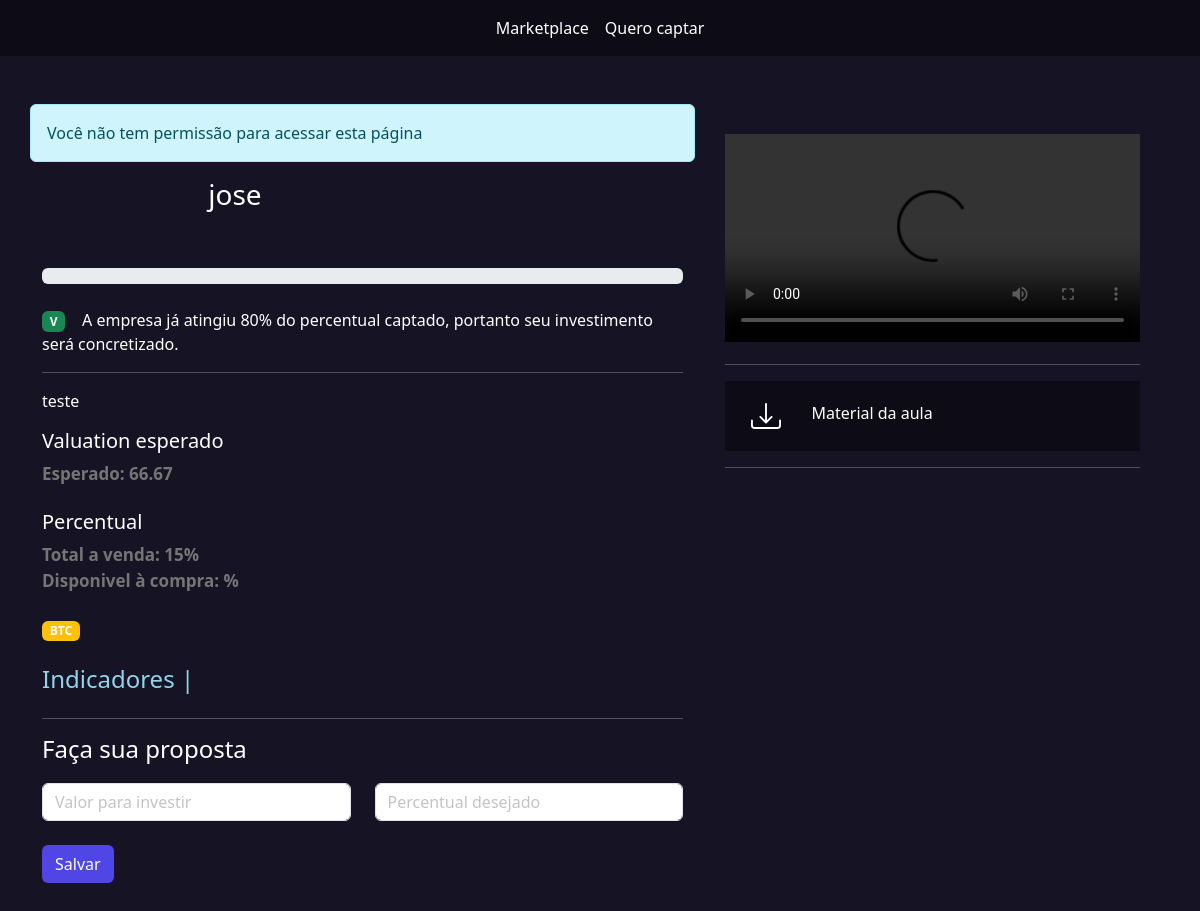
Screenshot of /investidores/ver_empresa/2 with the database file from the repository.
### empresarios/models.py (models this page shows, shortened)
class Empresas(models.Model):
    tempo_existencia_choices = (
    ('-6', 'Menos de 6 meses'),
    ('+6', 'Mais de 6 meses'),
    ('+1', 'Mais de 1 ano'),
    ('+5', 'Mais de 5 anos')
    )
    estagio_choices = (
    ('I', 'Tenho apenas uma idea'),
    ('MVP', 'Possuo um MVP'),
    ('MVPP', 'Possuo um MVP com clientes pagantes'),
    ('E', 'Empresa pronta para escalar'),
    )
    area_choices = (
    ('ED', 'Ed-tech'),
    ('FT', 'Fintech'),
    ('AT', 'Agrotech'),
    )
    user = models.ForeignKey(User, on_delete=models.DO_NOTHING)
    nome = models.CharField(max_length=50)
    cnpj = models.CharField(max_length=30)
    site = models.URLField()
    tempo_existencia = models.CharField(max_length=2, choices=tempo_existencia_choices, default='-6')
    descricao = models.TextField()
    data_final_captacao = models.DateField()
    percentual_equity = models.IntegerField() # Percentual esperado
    estagio = models.CharField(max_length=4, choices=estagio_choices, default='I')
    area = models.CharField(max_length=3, choices=area_choices)
    publico_alvo = models.CharField(max_length=3)
    valor = models.DecimalField(max_digits=9, decimal_places=2) # Valor total a ser vendido
    pitch = models.FileField(upload_to='pitchs')
    logo = models.FileField(upload_to='logo')
    @property
    def valuation(self):
       soma = (100 * self.valor) / self.percentual_equity
       return f'{soma:.2f}'

class Documento(models.Model):
    empresa = models.ForeignKey(Empresas, on_delete=models.DO_NOTHING)
    titulo = models.CharField(max_length=30)
    arquivo = models.FileField(upload_to='documentos')

### investidores/views.py (the view)
# urls.py: path('ver_empresa/<int:id>', views.ver_empresa, name='ver_empresa'),
def ver_empresa(request, id):
    empresa = Empresas.objects.get(id=id)
    documentos = Documento.objects.filter(empresa=empresa)
    metricas = Metricas.objects.filter(empresa=empresa)
    if empresa.user != request.user:
        messages.add_message(request, messages.INFO, 'Você não tem permissão para acessar esta página')
    return render(request, 'ver_empresa.html', {'empresa': empresa, 'documentos': documentos, 'metricas': metricas})

### investidores/templates/ver_empresa.html (shortened to what this page needs)
{% extends "base.html" %}
{% load static %}
{% block 'head' %}
	<link rel="stylesheet" href="{% static 'empresarios/css/listar_empresas.css' %}">
	<link rel="stylesheet" href="{% static 'empresarios/css/empresa.css' %}">
	<link rel="stylesheet" href="{% static 'usuarios/css/usuarios.css' %}">
{% endblock 'head' %}
{% block 'body' %}
    {% include "partials/barra_navegacao.html" %}
    <br><br>
    <div class="container">
        <div class="row">
            <div class="col-md-7">
                <div class="row">
                    {% if messages %}
                        {% for message in messages %}
                            <section class="alert {{message.tags}}">
                                {{message}}
                            </section>
                        {% endfor %}
                    {% endif %}
                    <div class="col-md-3">
                    </div>
                    <div class="col-md">
                        <h3>{{empresa.nome}}</h3>
                    </div>
                </div>
                <br><br>
                <div class="progress" wtyle="80%">
                </div>
                <br>
                    <span class="badge bg-success">V</span><span>&nbsp &nbsp A empresa já atingiu 80% do percentual captado, portanto seu investimento será concretizado.</span>
                <hr>
                <p>{{empresa.descricao}}</p>
                <div class="col-md">
                    <h5>Valuation esperado</h5>
                    <span class="sub-fonte">Esperado: {{empresa.valuation}}</span>
                    <br>
                    <br>
                    <h5>Percentual</h5>
                    <span class="sub-fonte">Total a venda: {{empresa.percentual_equity}}%</span>
                    <br>
                    <span class="sub-fonte">Disponivel à compra: %</span>
                </div>
                <br>
                <span class="badge bg-warning">{{empresa.publico_alvo}}</span>
                <br><br>
                <h4 style="color: #92D5EB">Indicadores |</h4>
                <hr>
                <div class="row">
                    <h4>Faça sua proposta</h4>
                    <br><br>
                    <div class="col-md">
                        <form action="" method="POST"> {% csrf_token %}
                            <input type="number" name="valor" class="form-control" placeholder="Valor para investir">
                            <br>
                            <input type="submit" class="btn btn-indigo-normal" value="Salvar">
                    </div>
                    <div class="col-md">
                            <input type="number" name="percentual" class="form-control" placeholder="Percentual desejado">
                    </div>
                </div>
            </div>
            <div class="col-md-5 intereses-investimentos">
                <video name='demo' controls autoplay width='100%'>
                    <source src="{{empresa.pitch.url}}" type="video/mp4"></source>
                </video>
                <hr>
                   {% for doc in documentos %}
                    <div class="list_documentos">
                        <div class="row">
                            <div class="col-md-2" style="text-align: center">
                                <a href="{{doc.arquivo.url}}">
                                </a>
                            </div>
                            <div class="col-md-6">{{doc.titulo}}</div>
                            <div class="col-md-4" style="text-align: right;">
                            </div>
                        </div>
                    </div>
                    <hr>
                    {% endfor %}
            </div>
        </div>
    </div>
    <br><br>
{% endblock 'body' %}

### static/geral/css/base.css (style rules this page uses)
:root { --main-color: #161424; --dark-color: #0D0C16; --contrast-color: #4F46E5; }
body { color: white !important; background-color: var(--main-color) !important; }

### static/empresarios/css/empresa.css (style rules this page uses)
.intereses-investimentos { min-height: 80vh; padding: 30px }
.sub-fonte { color:rgb(117, 117, 117); font-size: 17px; font-weight: bold; }
.list_documentos { background-color: var(--dark-color); padding: 20px; }

### static/usuarios/css/usuarios.css (style rules this page uses)
.btn-indigo-normal { background-color: var(--contrast-color); color: white; }

### rows the page displays
Empresas: nome "jose", descricao "teste", valuation "66.67", percentual_equity "15", publico_alvo "BTC"
Documento: titulo "Material da aula"

### other values shown
{{ message }} "Você não tem permissão para acessar esta página"
